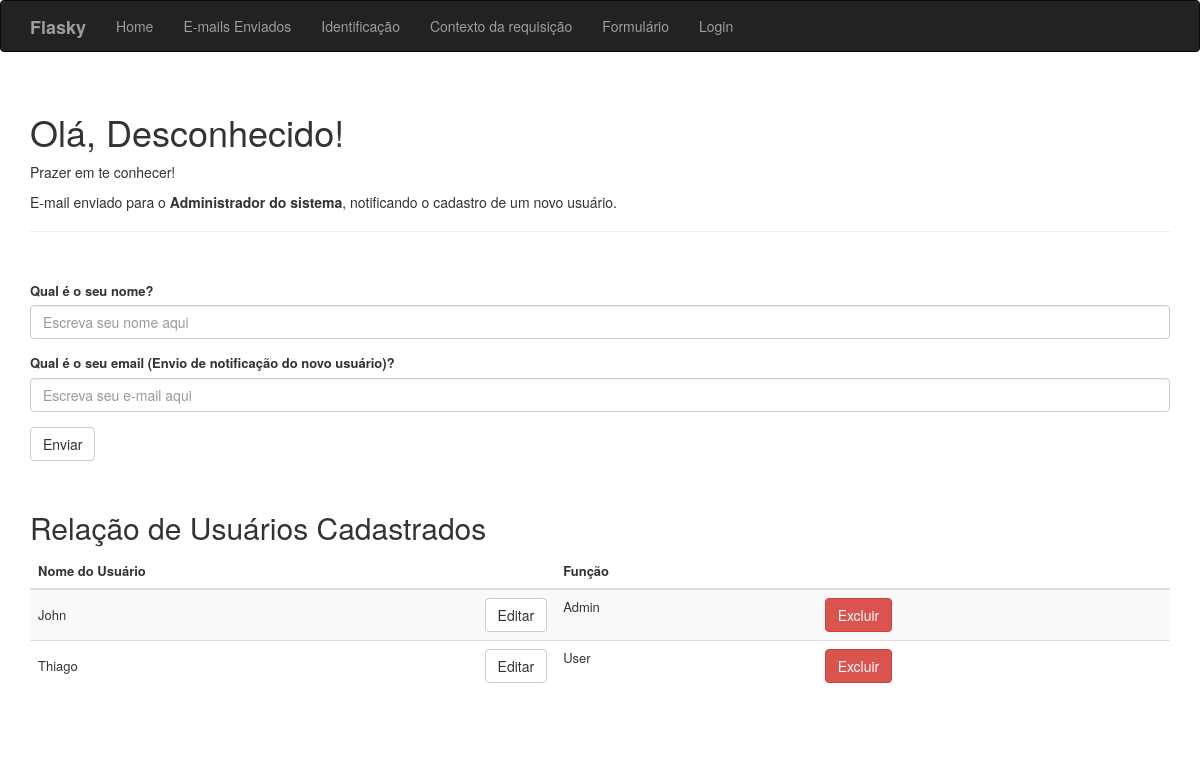
The page / on the database its author committed.
### app/models.py (models this page shows, shortened)
class User(db.Model):
    __tablename__ = 'users'
    id = db.Column(db.Integer, primary_key=True)
    username = db.Column(db.String(64), unique=True, index=True)
    role_id = db.Column(db.Integer, db.ForeignKey('roles.id'))

class Role(db.Model):
    __tablename__ = 'roles'
    id = db.Column(db.Integer, primary_key=True)
    name = db.Column(db.String(64), unique=True)
    users = db.relationship('User', backref='role', lazy='dynamic')

### app/main/views.py (the view, shortened to what this page needs)
@main.route('/', methods=['GET', 'POST'])
def index():
    main = Main()
    editar_nome = Editar_Usuario()
    excluir_user = Excluir_Usuario()
    users = User.query.all()
    roles = Role.query.all()
    users_count = db.session.query(func.count(User.id)).scalar()
    return fk.render_template('index.html',
                              nome=fk.session.get('nome'),
                              known=fk.session.get('known'),
                              main=main,
                              users=users,
                              roles=roles,
                              users_count=users_count,
                              editar_nome=editar_nome,
                              excluir_user=excluir_user
                              )

### app/main/forms.py
class Main(FlaskForm):
    nome = wf.StringField('Qual é o seu nome?', validators=[wfv.DataRequired()], render_kw={"placeholder": "Escreva seu nome aqui"})
    email = wf.StringField('Qual é o seu email (Envio de notificação do novo usuário)?', validators=[wfv.DataRequired()], render_kw={"placeholder": "Escreva seu e-mail aqui"})
    '''
    opcaoEmail = wf.BooleanField('Deseja enviar e-mail para flaskaulasweb@zohomail.com?')

        funcao = wf.SelectField(
        "Qual é a sua função (Role)?",
        choices=[('Administrator', 'Administrator'), ('Moderator', 'Moderator'), ('User', 'User')],
        validators=[wfv.DataRequired()])
    '''
    enviar = wf.SubmitField('Enviar')

class Editar_Usuario(FlaskForm):
    username = wf.StringField(validators=[wfv.DataRequired(), wfv.Length(max=64)])

### app/templates/index.html (shortened to what this page needs)
{% extends "base.html" %}
{% import "bootstrap/wtf.html" as wt %}
{% block page_content %}
    <div class="page-header">
        <h1>Olá, {% if nome %}{{ nome }}{% else %}Desconhecido{% endif %}!</h1>
        {% if known %}
            <p>Feliz em te ver novamente!</p>
        {% else %}
            <p>Prazer em te conhecer!</p>
        {% endif %}
        <p>E-mail enviado para o <strong>Administrador do sistema</strong>, notificando o cadastro de um novo usuário.</p>
    </div>
    <div class="page-content">
        {{ wt.quick_form(main) }}
    </div>
        <div class="page-content">
        <h2>Relação de Usuários Cadastrados</h2>
        <table class="table table-striped table-hover align-middle m-0">
            <thead>
                <tr>
                    <th>Nome do Usuário</th>
                    <th>Função</th>
                    <th></th>
                </tr>
            </thead>
            <tbody>
                {% for user in users %}
                    <tr>
                        <td>
                            <div id="user-display-{{ user.id }}" style="display: flex; align-items: center; justify-content: space-between; gap: 6px;">
                                <span id="username-{{ user.id }}">
                                    {{ user.username }}
                                </span>
                                <button type="button" class="btn btn-default" onclick="startEdit({{ user.id }})">
                                    Editar
                                </button>
                            </div>
                        </td>
                        <td>{{ user.role.name if user.role else 'Sem função' }}</td>
                        <td>
                            <form
                                method="post"
                                action="{{ url_for('main.excluir_usuario', user_id=user.id) }}"
                                onsubmit="return confirm('Deseja realmente excluir esse usuário?');">
                                <button type="submit" class="btn btn-danger">
                                    Excluir
                                </button>
                            </form>
                        </td>
                    </tr>
                {% endfor %}
            </tbody>
        </table>
    </div>
{% endblock %}

### app/static/login.css (style rules this page uses)
.page-content { margin-top: 50px; font-size: 13px; }

### rows shown on the page
User: username "John", role "Admin"
User: username "Thiago", role "User"
